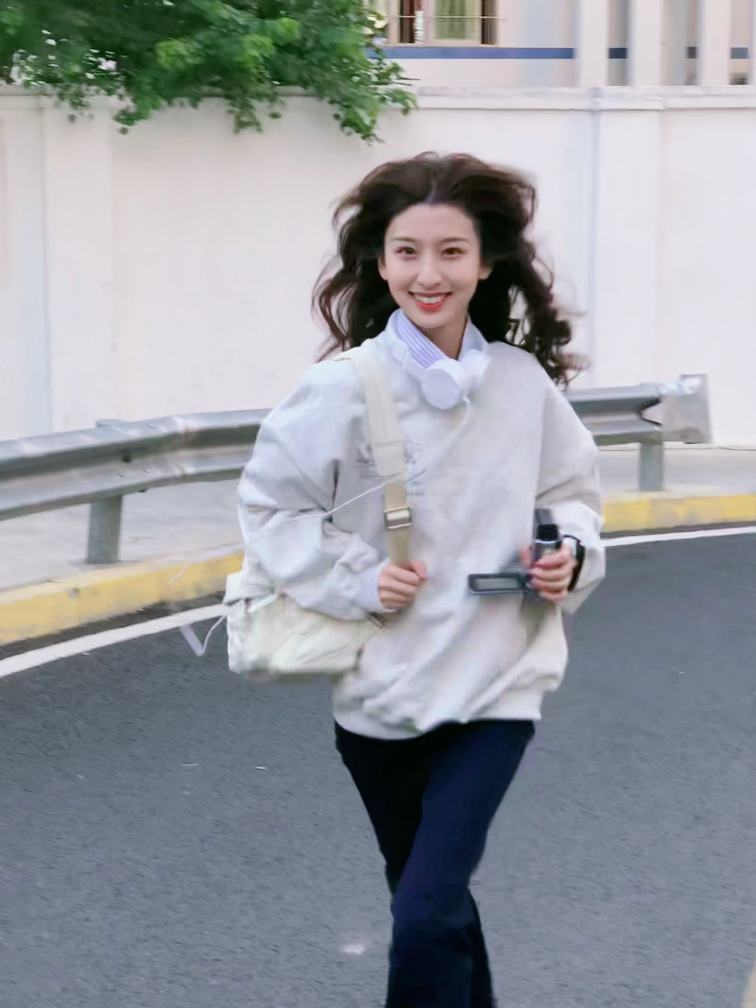
#> input picture opencv基本操作/1.aidaishu.jpg, 3024 x 4032 px (shown at 1/4 size)
$ jupyter execute 'Canny边缘检测.ipynb'
#> lines starting #> are read from the running program, lines starting #| are printed output that depends on the picture
## Canny边缘检测

<font size = 3> Canny边缘检测算法被认为是边缘检测的最优算法<br>
Canny边缘检测的一般步骤:<br>
1.进行边缘检测前，一般用高斯滤波去除噪声<br>
2.计算梯度:对平滑后的图像采用Sobel算子计算梯度和方向</font>

 ### 非极大值抑制(NMS算法):

<font size=3> 非极大值抑制(NMS算法):<br>
1.在获取梯度和方向后，遍历图像，去除所有不是边界的点<br>
2.实现方法:遍历像素点，判断当前像素点是否是周围像素点中具有相同方向梯度的最大值<br>
3.下图中，点A，B，C具有相同的方向，梯度方向垂直于边缘<br>
4.判断A是否为A，B，C中的局部最大值，如果是，则保留该点，否则，他被抑制(归零)</font>

<font size=3>比如说上图，C，A，B三点，A点为最大值，则说明A点在边界上,会保留A点的值，抑制其他点  </font>

<font size=4>another example:</font>

### 滞后阈值:

### 原理:
<font size=3> 1.若某一像素位置的幅值超过高阈值，则该位置被保留<br>
2.若某一像素位置的幅值低于低阈值，则该位置被去除<br>
3.若某一像素位置的幅值处于高低阈值之间，则该像素仅仅在连接到一个高于高阈值像素时被保留</font>

<font size=3>最大值和最小值要靠自己的经验来调，来试<br>
cv2.Canny(img,MinVal,MaxVal)</font>

[cell 1]
import cv2
import numpy as np
img = cv2.imread('./1.aidaishu.jpg')
#> img is the input picture: shape (4032, 3024, 3); mean B, G, R 159.2, 153.2, 150.2
img = cv2.resize(img,(378,504))
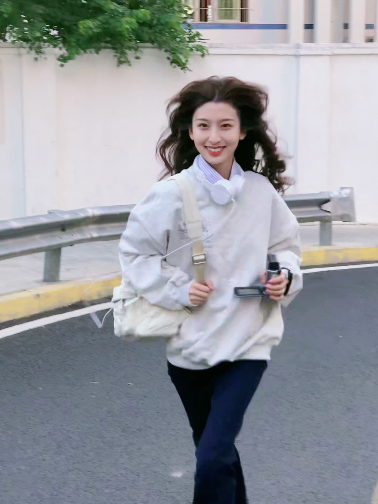
#> img: shape (504, 378, 3); mean B, G, R 159.3, 153.3, 150.3
img_1 = cv2.Canny(img,80,180)
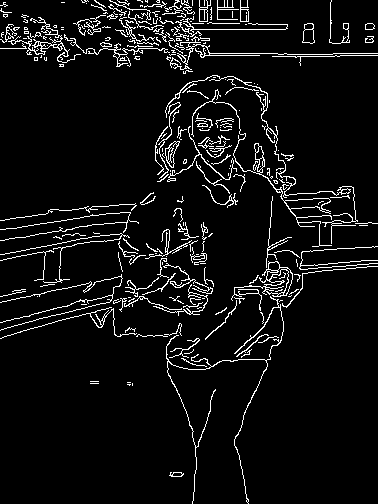
#> img_1: shape (504, 378); 6.2% white in thin lines or dots
cv2.imshow('Canny',img_1)
cv2.waitKey()
cv2.destroyAllWindows()
